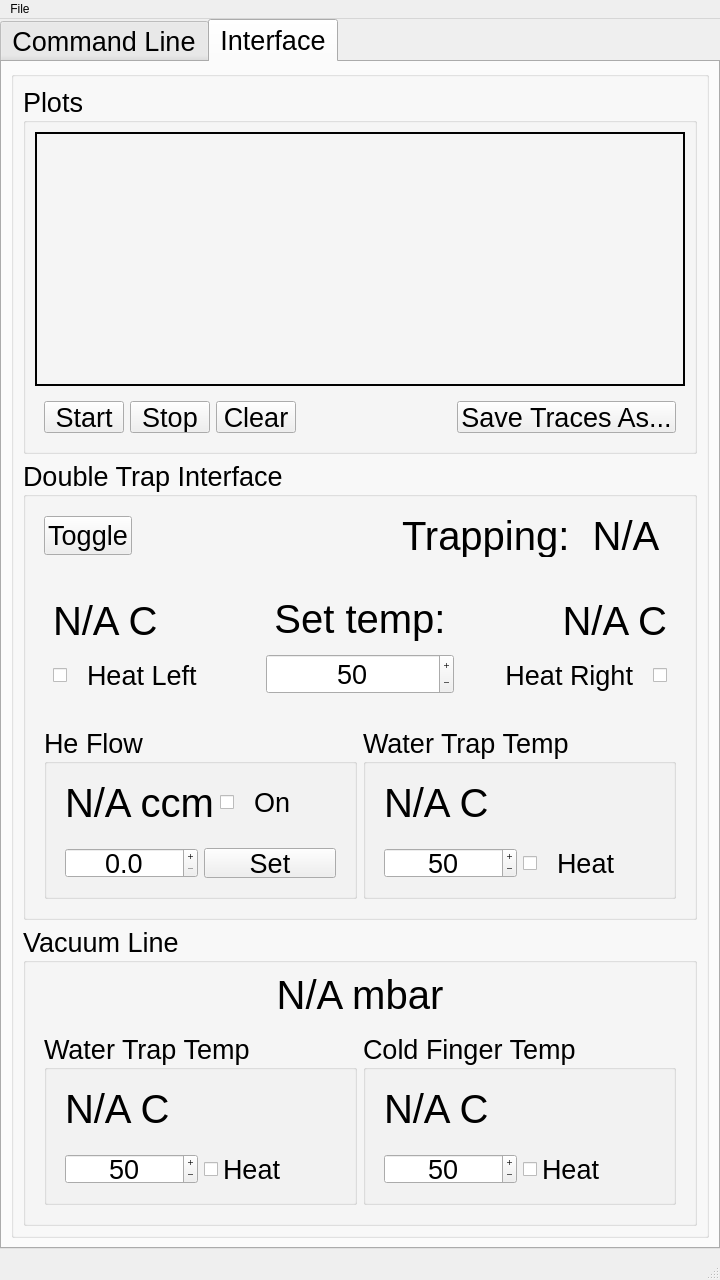
<?xml version="1.0" encoding="UTF-8"?>
<ui version="4.0">
 <class>MainWindow</class>
 <widget class="QMainWindow" name="MainWindow">
  <property name="geometry">
   <rect>
    <x>0</x>
    <y>0</y>
    <width>720</width>
    <height>1280</height>
   </rect>
  </property>
  <property name="minimumSize">
   <size>
    <width>720</width>
    <height>1280</height>
   </size>
  </property>
  <property name="maximumSize">
   <size>
    <width>720</width>
    <height>1280</height>
   </size>
  </property>
  <property name="windowTitle">
   <string>MainWindow</string>
  </property>
  <widget class="QWidget" name="centralwidget">
   <widget class="QTabWidget" name="mainTabs">
    <property name="geometry">
     <rect>
      <x>0</x>
      <y>0</y>
      <width>720</width>
      <height>1230</height>
     </rect>
    </property>
    <property name="minimumSize">
     <size>
      <width>720</width>
      <height>1230</height>
     </size>
    </property>
    <property name="maximumSize">
     <size>
      <width>720</width>
      <height>1248</height>
     </size>
    </property>
    <property name="font">
     <font>
      <pointsize>20</pointsize>
     </font>
    </property>
    <property name="currentIndex">
     <number>1</number>
    </property>
    <widget class="QWidget" name="tab">
     <attribute name="title">
      <string>Command Line</string>
     </attribute>
     <layout class="QHBoxLayout" name="horizontalLayout_4">
      <item>
       <widget class="QGroupBox" name="dialogGroupBox">
        <property name="title">
         <string/>
        </property>
        <layout class="QVBoxLayout" name="verticalLayout">
         <item>
          <widget class="QFrame" name="frame">
           <property name="frameShape">
            <enum>QFrame::NoFrame</enum>
           </property>
           <property name="frameShadow">
            <enum>QFrame::Raised</enum>
           </property>
           <layout class="QHBoxLayout" name="horizontalLayout_2">
            <item>
             <widget class="QLabel" name="label_3">
              <property name="font">
               <font>
                <pointsize>20</pointsize>
               </font>
              </property>
              <property name="text">
               <string>COM Port:</string>
              </property>
             </widget>
            </item>
            <item>
             <widget class="QLineEdit" name="portInput">
              <property name="font">
               <font>
                <pointsize>20</pointsize>
               </font>
              </property>
              <property name="text">
               <string>/dev/cu.usbmodem11201</string>
              </property>
             </widget>
            </item>
           </layout>
          </widget>
         </item>
         <item>
          <widget class="QFrame" name="frame_32">
           <property name="frameShape">
            <enum>QFrame::NoFrame</enum>
           </property>
           <property name="frameShadow">
            <enum>QFrame::Raised</enum>
           </property>
           <layout class="QHBoxLayout" name="horizontalLayout_21">
            <item>
             <widget class="QPushButton" name="connectButton">
              <property name="font">
               <font>
                <pointsize>20</pointsize>
               </font>
              </property>
              <property name="text">
               <string>Connect</string>
              </property>
             </widget>
            </item>
            <item>
             <spacer name="horizontalSpacer_15">
              <property name="orientation">
               <enum>Qt::Horizontal</enum>
              </property>
              <property name="sizeHint" stdset="0">
               <size>
                <width>100</width>
                <height>20</height>
               </size>
              </property>
             </spacer>
            </item>
            <item>
             <widget class="QPushButton" name="disconnectButton">
              <property name="font">
               <font>
                <pointsize>20</pointsize>
               </font>
              </property>
              <property name="text">
               <string>Disconnect</string>
              </property>
             </widget>
            </item>
           </layout>
          </widget>
         </item>
         <item>
          <widget class="QFrame" name="frame_2">
           <property name="frameShape">
            <enum>QFrame::NoFrame</enum>
           </property>
           <property name="frameShadow">
            <enum>QFrame::Raised</enum>
           </property>
           <layout class="QHBoxLayout" name="horizontalLayout_3">
            <item>
             <widget class="QLabel" name="label_4">
              <property name="font">
               <font>
                <pointsize>20</pointsize>
               </font>
              </property>
              <property name="text">
               <string>Command:</string>
              </property>
             </widget>
            </item>
            <item>
             <widget class="QLineEdit" name="commandInput">
              <property name="font">
               <font>
                <pointsize>20</pointsize>
               </font>
              </property>
             </widget>
            </item>
            <item>
             <widget class="QPushButton" name="sendButton">
              <property name="font">
               <font>
                <pointsize>20</pointsize>
               </font>
              </property>
              <property name="text">
               <string>Send</string>
              </property>
             </widget>
            </item>
           </layout>
          </widget>
         </item>
         <item>
          <widget class="QFrame" name="frame_3">
           <property name="frameShape">
            <enum>QFrame::NoFrame</enum>
           </property>
           <property name="frameShadow">
            <enum>QFrame::Raised</enum>
           </property>
           <layout class="QVBoxLayout" name="verticalLayout_2">
            <item>
             <widget class="QLabel" name="label_5">
              <property name="font">
               <font>
                <pointsize>20</pointsize>
               </font>
              </property>
              <property name="text">
               <string>Readback:</string>
              </property>
             </widget>
            </item>
            <item>
             <widget class="QPlainTextEdit" name="readbackBrowser"/>
            </item>
           </layout>
          </widget>
         </item>
         <item>
          <widget class="QFrame" name="frame_4">
           <property name="frameShape">
            <enum>QFrame::NoFrame</enum>
           </property>
           <property name="frameShadow">
            <enum>QFrame::Raised</enum>
           </property>
           <layout class="QHBoxLayout" name="horizontalLayout">
            <item>
             <widget class="QPushButton" name="clearButton">
              <property name="font">
               <font>
                <pointsize>20</pointsize>
               </font>
              </property>
              <property name="text">
               <string>Clear</string>
              </property>
             </widget>
            </item>
            <item>
             <spacer name="horizontalSpacer">
              <property name="orientation">
               <enum>Qt::Horizontal</enum>
              </property>
              <property name="sizeHint" stdset="0">
               <size>
                <width>128</width>
                <height>20</height>
               </size>
              </property>
             </spacer>
            </item>
            <item>
             <widget class="QPushButton" name="saveButton">
              <property name="font">
               <font>
                <pointsize>20</pointsize>
               </font>
              </property>
              <property name="text">
               <string>Save As...</string>
              </property>
             </widget>
            </item>
           </layout>
          </widget>
         </item>
        </layout>
       </widget>
      </item>
     </layout>
    </widget>
    <widget class="QWidget" name="tab_2">
     <attribute name="title">
      <string>Interface</string>
     </attribute>
     <layout class="QHBoxLayout" name="horizontalLayout_7">
      <item>
       <widget class="QGroupBox" name="groupBox_5">
        <layout class="QVBoxLayout" name="verticalLayout_3">
         <item>
          <widget class="QGroupBox" name="groupBox_3">
           <property name="font">
            <font>
             <pointsize>20</pointsize>
            </font>
           </property>
           <property name="title">
            <string>Plots</string>
           </property>
           <layout class="QVBoxLayout" name="verticalLayout_4">
            <item>
             <widget class="QFrame" name="mainPlot">
              <property name="frameShape">
               <enum>QFrame::WinPanel</enum>
              </property>
              <property name="frameShadow">
               <enum>QFrame::Plain</enum>
              </property>
              <property name="lineWidth">
               <number>1</number>
              </property>
              <property name="midLineWidth">
               <number>0</number>
              </property>
             </widget>
            </item>
            <item>
             <widget class="QFrame" name="frame_7">
              <property name="maximumSize">
               <size>
                <width>16777215</width>
                <height>50</height>
               </size>
              </property>
              <property name="frameShape">
               <enum>QFrame::NoFrame</enum>
              </property>
              <property name="frameShadow">
               <enum>QFrame::Raised</enum>
              </property>
              <layout class="QHBoxLayout" name="horizontalLayout_5">
               <item>
                <widget class="QPushButton" name="startPlotButton">
                 <property name="text">
                  <string>Start</string>
                 </property>
                </widget>
               </item>
               <item>
                <widget class="QPushButton" name="stopPlotButton">
                 <property name="text">
                  <string>Stop</string>
                 </property>
                </widget>
               </item>
               <item>
                <widget class="QPushButton" name="clearPlotButton">
                 <property name="text">
                  <string>Clear</string>
                 </property>
                </widget>
               </item>
               <item>
                <spacer name="horizontalSpacer_2">
                 <property name="orientation">
                  <enum>Qt::Horizontal</enum>
                 </property>
                 <property name="sizeHint" stdset="0">
                  <size>
                   <width>171</width>
                   <height>20</height>
                  </size>
                 </property>
                </spacer>
               </item>
               <item>
                <widget class="QPushButton" name="savePlotButton">
                 <property name="text">
                  <string>Save Traces As...</string>
                 </property>
                </widget>
               </item>
              </layout>
             </widget>
            </item>
           </layout>
          </widget>
         </item>
         <item>
          <widget class="QGroupBox" name="groupBox_2">
           <property name="minimumSize">
            <size>
             <width>0</width>
             <height>460</height>
            </size>
           </property>
           <property name="maximumSize">
            <size>
             <width>16777215</width>
             <height>460</height>
            </size>
           </property>
           <property name="font">
            <font>
             <pointsize>20</pointsize>
            </font>
           </property>
           <property name="title">
            <string>Double Trap Interface</string>
           </property>
           <layout class="QVBoxLayout" name="verticalLayout_11">
            <item>
             <widget class="QFrame" name="frame_8">
              <property name="minimumSize">
               <size>
                <width>0</width>
                <height>0</height>
               </size>
              </property>
              <property name="maximumSize">
               <size>
                <width>16777215</width>
                <height>60</height>
               </size>
              </property>
              <property name="frameShape">
               <enum>QFrame::NoFrame</enum>
              </property>
              <property name="frameShadow">
               <enum>QFrame::Raised</enum>
              </property>
              <layout class="QHBoxLayout" name="horizontalLayout_26">
               <item>
                <widget class="QPushButton" name="toggleTrapButton">
                 <property name="text">
                  <string>Toggle</string>
                 </property>
                </widget>
               </item>
               <item>
                <spacer name="horizontalSpacer_4">
                 <property name="orientation">
                  <enum>Qt::Horizontal</enum>
                 </property>
                 <property name="sizeHint" stdset="0">
                  <size>
                   <width>272</width>
                   <height>20</height>
                  </size>
                 </property>
                </spacer>
               </item>
               <item>
                <widget class="QLabel" name="label_6">
                 <property name="font">
                  <font>
                   <pointsize>30</pointsize>
                  </font>
                 </property>
                 <property name="text">
                  <string>Trapping:</string>
                 </property>
                </widget>
               </item>
               <item>
                <widget class="QLabel" name="labelDTTrapping">
                 <property name="minimumSize">
                  <size>
                   <width>100</width>
                   <height>0</height>
                  </size>
                 </property>
                 <property name="font">
                  <font>
                   <pointsize>30</pointsize>
                  </font>
                 </property>
                 <property name="text">
                  <string>N/A</string>
                 </property>
                 <property name="alignment">
                  <set>Qt::AlignCenter</set>
                 </property>
                </widget>
               </item>
              </layout>
             </widget>
            </item>
            <item>
             <widget class="QFrame" name="frame_9">
              <property name="minimumSize">
               <size>
                <width>0</width>
                <height>0</height>
               </size>
              </property>
              <property name="maximumSize">
               <size>
                <width>16777215</width>
                <height>150</height>
               </size>
              </property>
              <property name="font">
               <font>
                <pointsize>20</pointsize>
               </font>
              </property>
              <layout class="QHBoxLayout" name="horizontalLayout_29">
               <item>
                <widget class="QFrame" name="frame_23">
                 <property name="frameShape">
                  <enum>QFrame::NoFrame</enum>
                 </property>
                 <property name="frameShadow">
                  <enum>QFrame::Raised</enum>
                 </property>
                 <layout class="QVBoxLayout" name="verticalLayout_16">
                  <item>
                   <widget class="QLabel" name="labelDTLTemp">
                    <property name="font">
                     <font>
                      <pointsize>30</pointsize>
                      <italic>false</italic>
                      <bold>false</bold>
                      <strikeout>false</strikeout>
                     </font>
                    </property>
                    <property name="text">
                     <string>N/A C</string>
                    </property>
                    <property name="alignment">
                     <set>Qt::AlignLeading|Qt::AlignLeft|Qt::AlignVCenter</set>
                    </property>
                   </widget>
                  </item>
                  <item>
                   <widget class="QCheckBox" name="dtLeftCheckBox">
                    <property name="minimumSize">
                     <size>
                      <width>0</width>
                      <height>30</height>
                     </size>
                    </property>
                    <property name="text">
                     <string>  Heat Left</string>
                    </property>
                   </widget>
                  </item>
                 </layout>
                </widget>
               </item>
               <item>
                <widget class="QFrame" name="frame_33">
                 <property name="frameShape">
                  <enum>QFrame::NoFrame</enum>
                 </property>
                 <property name="frameShadow">
                  <enum>QFrame::Raised</enum>
                 </property>
                 <layout class="QVBoxLayout" name="verticalLayout_5">
                  <item>
                   <widget class="QLabel" name="labelDTLTemp_2">
                    <property name="font">
                     <font>
                      <pointsize>30</pointsize>
                      <italic>false</italic>
                      <bold>false</bold>
                      <strikeout>false</strikeout>
                     </font>
                    </property>
                    <property name="text">
                     <string>Set temp:</string>
                    </property>
                    <property name="alignment">
                     <set>Qt::AlignCenter</set>
                    </property>
                   </widget>
                  </item>
                  <item>
                   <widget class="QSpinBox" name="dtTempSpinBox">
                    <property name="minimumSize">
                     <size>
                      <width>0</width>
                      <height>30</height>
                     </size>
                    </property>
                    <property name="frame">
                     <bool>true</bool>
                    </property>
                    <property name="alignment">
                     <set>Qt::AlignCenter</set>
                    </property>
                    <property name="buttonSymbols">
                     <enum>QAbstractSpinBox::PlusMinus</enum>
                    </property>
                    <property name="maximum">
                     <number>150</number>
                    </property>
                    <property name="singleStep">
                     <number>5</number>
                    </property>
                    <property name="value">
                     <number>50</number>
                    </property>
                   </widget>
                  </item>
                 </layout>
                </widget>
               </item>
               <item>
                <widget class="QFrame" name="frame_34">
                 <property name="frameShape">
                  <enum>QFrame::NoFrame</enum>
                 </property>
                 <property name="frameShadow">
                  <enum>QFrame::Raised</enum>
                 </property>
                 <layout class="QVBoxLayout" name="verticalLayout_18">
                  <item>
                   <widget class="QLabel" name="labelDTRTemp">
                    <property name="font">
                     <font>
                      <pointsize>30</pointsize>
                      <italic>false</italic>
                      <bold>false</bold>
                      <strikeout>false</strikeout>
                     </font>
                    </property>
                    <property name="layoutDirection">
                     <enum>Qt::LeftToRight</enum>
                    </property>
                    <property name="text">
                     <string>N/A C</string>
                    </property>
                    <property name="alignment">
                     <set>Qt::AlignRight|Qt::AlignTrailing|Qt::AlignVCenter</set>
                    </property>
                   </widget>
                  </item>
                  <item>
                   <widget class="QCheckBox" name="dtRightCheckBox">
                    <property name="minimumSize">
                     <size>
                      <width>0</width>
                      <height>30</height>
                     </size>
                    </property>
                    <property name="layoutDirection">
                     <enum>Qt::RightToLeft</enum>
                    </property>
                    <property name="text">
                     <string>Heat Right  </string>
                    </property>
                   </widget>
                  </item>
                 </layout>
                </widget>
               </item>
              </layout>
             </widget>
            </item>
            <item>
             <widget class="QFrame" name="frame_17">
              <property name="minimumSize">
               <size>
                <width>0</width>
                <height>190</height>
               </size>
              </property>
              <property name="maximumSize">
               <size>
                <width>16777215</width>
                <height>190</height>
               </size>
              </property>
              <property name="frameShape">
               <enum>QFrame::NoFrame</enum>
              </property>
              <property name="frameShadow">
               <enum>QFrame::Raised</enum>
              </property>
              <layout class="QHBoxLayout" name="horizontalLayout_31">
               <item>
                <widget class="QGroupBox" name="groupBox_8">
                 <property name="minimumSize">
                  <size>
                   <width>0</width>
                   <height>150</height>
                  </size>
                 </property>
                 <property name="font">
                  <font>
                   <pointsize>20</pointsize>
                  </font>
                 </property>
                 <property name="title">
                  <string>He Flow</string>
                 </property>
                 <layout class="QVBoxLayout" name="verticalLayout_14">
                  <item>
                   <widget class="QFrame" name="frame_35">
                    <property name="frameShape">
                     <enum>QFrame::NoFrame</enum>
                    </property>
                    <property name="frameShadow">
                     <enum>QFrame::Raised</enum>
                    </property>
                    <layout class="QHBoxLayout" name="horizontalLayout_32">
                     <item>
                      <widget class="QLabel" name="labelHeFlow">
                       <property name="font">
                        <font>
                         <pointsize>30</pointsize>
                        </font>
                       </property>
                       <property name="text">
                        <string>N/A ccm</string>
                       </property>
                      </widget>
                     </item>
                     <item>
                      <widget class="QCheckBox" name="HeFlowCheckBox">
                       <property name="text">
                        <string>  On</string>
                       </property>
                      </widget>
                     </item>
                    </layout>
                   </widget>
                  </item>
                  <item>
                   <widget class="QFrame" name="frame_21">
                    <property name="maximumSize">
                     <size>
                      <width>16777215</width>
                      <height>50</height>
                     </size>
                    </property>
                    <property name="frameShape">
                     <enum>QFrame::NoFrame</enum>
                    </property>
                    <property name="frameShadow">
                     <enum>QFrame::Raised</enum>
                    </property>
                    <layout class="QHBoxLayout" name="horizontalLayout_28">
                     <item>
                      <widget class="QDoubleSpinBox" name="HeFlowSpinBox">
                       <property name="minimumSize">
                        <size>
                         <width>0</width>
                         <height>30</height>
                        </size>
                       </property>
                       <property name="frame">
                        <bool>true</bool>
                       </property>
                       <property name="alignment">
                        <set>Qt::AlignCenter</set>
                       </property>
                       <property name="buttonSymbols">
                        <enum>QAbstractSpinBox::PlusMinus</enum>
                       </property>
                       <property name="decimals">
                        <number>1</number>
                       </property>
                       <property name="maximum">
                        <double>100.000000000000000</double>
                       </property>
                      </widget>
                     </item>
                     <item>
                      <widget class="QPushButton" name="setHeFlowButton">
                       <property name="minimumSize">
                        <size>
                         <width>0</width>
                         <height>30</height>
                        </size>
                       </property>
                       <property name="text">
                        <string>Set</string>
                       </property>
                      </widget>
                     </item>
                    </layout>
                   </widget>
                  </item>
                 </layout>
                </widget>
               </item>
               <item>
                <widget class="QGroupBox" name="groupBox_7">
                 <property name="font">
                  <font>
                   <pointsize>20</pointsize>
                  </font>
                 </property>
                 <property name="title">
                  <string>Water Trap Temp</string>
                 </property>
                 <layout class="QVBoxLayout" name="verticalLayout_12">
                  <item>
                   <widget class="QFrame" name="frame_15">
                    <property name="frameShape">
                     <enum>QFrame::NoFrame</enum>
                    </property>
                    <property name="frameShadow">
                     <enum>QFrame::Raised</enum>
                    </property>
                    <layout class="QHBoxLayout" name="horizontalLayout_25">
                     <item>
                      <widget class="QLabel" name="labelWT2Temp">
                       <property name="font">
                        <font>
                         <pointsize>30</pointsize>
                        </font>
                       </property>
                       <property name="text">
                        <string>N/A C</string>
                       </property>
                      </widget>
                     </item>
                    </layout>
                   </widget>
                  </item>
                  <item>
                   <widget class="QFrame" name="frame_19">
                    <property name="maximumSize">
                     <size>
                      <width>16777215</width>
                      <height>50</height>
                     </size>
                    </property>
                    <property name="frameShape">
                     <enum>QFrame::NoFrame</enum>
                    </property>
                    <property name="frameShadow">
                     <enum>QFrame::Raised</enum>
                    </property>
                    <layout class="QHBoxLayout" name="horizontalLayout_27">
                     <item>
                      <widget class="QSpinBox" name="wt2TempSpinBox">
                       <property name="minimumSize">
                        <size>
                         <width>0</width>
                         <height>30</height>
                        </size>
                       </property>
                       <property name="frame">
                        <bool>true</bool>
                       </property>
                       <property name="alignment">
                        <set>Qt::AlignCenter</set>
                       </property>
                       <property name="buttonSymbols">
                        <enum>QAbstractSpinBox::PlusMinus</enum>
                       </property>
                       <property name="maximum">
                        <number>150</number>
                       </property>
                       <property name="singleStep">
                        <number>5</number>
                       </property>
                       <property name="value">
                        <number>50</number>
                       </property>
                      </widget>
                     </item>
                     <item>
                      <widget class="QCheckBox" name="wt2HeatCheckBox">
                       <property name="minimumSize">
                        <size>
                         <width>0</width>
                         <height>30</height>
                        </size>
                       </property>
                       <property name="text">
                        <string>  Heat</string>
                       </property>
                      </widget>
                     </item>
                    </layout>
                   </widget>
                  </item>
                 </layout>
                </widget>
               </item>
              </layout>
             </widget>
            </item>
           </layout>
          </widget>
         </item>
         <item>
          <widget class="QGroupBox" name="groupBox">
           <property name="maximumSize">
            <size>
             <width>15000</width>
             <height>300</height>
            </size>
           </property>
           <property name="font">
            <font>
             <pointsize>20</pointsize>
            </font>
           </property>
           <property name="title">
            <string>Vacuum Line</string>
           </property>
           <layout class="QVBoxLayout" name="verticalLayout_8">
            <item>
             <widget class="QLabel" name="labelVacuum">
              <property name="font">
               <font>
                <pointsize>30</pointsize>
               </font>
              </property>
              <property name="text">
               <string>N/A mbar</string>
              </property>
              <property name="alignment">
               <set>Qt::AlignCenter</set>
              </property>
             </widget>
            </item>
            <item>
             <widget class="QFrame" name="frame_14">
              <property name="frameShape">
               <enum>QFrame::NoFrame</enum>
              </property>
              <property name="frameShadow">
               <enum>QFrame::Raised</enum>
              </property>
              <layout class="QHBoxLayout" name="horizontalLayout_6">
               <item>
                <widget class="QGroupBox" name="groupBox_10">
                 <property name="font">
                  <font>
                   <pointsize>20</pointsize>
                  </font>
                 </property>
                 <property name="title">
                  <string>Water Trap Temp</string>
                 </property>
                 <layout class="QVBoxLayout" name="verticalLayout_30">
                  <item>
                   <widget class="QFrame" name="frame_36">
                    <property name="frameShape">
                     <enum>QFrame::NoFrame</enum>
                    </property>
                    <property name="frameShadow">
                     <enum>QFrame::Raised</enum>
                    </property>
                    <layout class="QHBoxLayout" name="horizontalLayout_33">
                     <item>
                      <widget class="QLabel" name="labelWT1Temp">
                       <property name="font">
                        <font>
                         <pointsize>30</pointsize>
                        </font>
                       </property>
                       <property name="text">
                        <string>N/A C</string>
                       </property>
                      </widget>
                     </item>
                    </layout>
                   </widget>
                  </item>
                  <item>
                   <widget class="QFrame" name="frame_37">
                    <property name="maximumSize">
                     <size>
                      <width>16777215</width>
                      <height>50</height>
                     </size>
                    </property>
                    <property name="frameShape">
                     <enum>QFrame::NoFrame</enum>
                    </property>
                    <property name="frameShadow">
                     <enum>QFrame::Raised</enum>
                    </property>
                    <layout class="QHBoxLayout" name="horizontalLayout_34">
                     <item>
                      <widget class="QSpinBox" name="wt1TempSpinBox">
                       <property name="minimumSize">
                        <size>
                         <width>0</width>
                         <height>30</height>
                        </size>
                       </property>
                       <property name="frame">
                        <bool>true</bool>
                       </property>
                       <property name="alignment">
                        <set>Qt::AlignCenter</set>
                       </property>
                       <property name="buttonSymbols">
                        <enum>QAbstractSpinBox::PlusMinus</enum>
                       </property>
                       <property name="maximum">
                        <number>150</number>
                       </property>
                       <property name="singleStep">
                        <number>5</number>
                       </property>
                       <property name="value">
                        <number>50</number>
                       </property>
                      </widget>
                     </item>
                     <item>
                      <widget class="QCheckBox" name="wt1HeatCheckBox">
                       <property name="minimumSize">
                        <size>
                         <width>0</width>
                         <height>30</height>
                        </size>
                       </property>
                       <property name="text">
                        <string>Heat</string>
                       </property>
                      </widget>
                     </item>
                    </layout>
                   </widget>
                  </item>
                 </layout>
                </widget>
               </item>
               <item>
                <widget class="QGroupBox" name="groupBox_11">
                 <property name="font">
                  <font>
                   <pointsize>20</pointsize>
                  </font>
                 </property>
                 <property name="title">
                  <string>Cold Finger Temp</string>
                 </property>
                 <layout class="QVBoxLayout" name="verticalLayout_33">
                  <item>
                   <widget class="QFrame" name="frame_38">
                    <property name="frameShape">
                     <enum>QFrame::NoFrame</enum>
                    </property>
                    <property name="frameShadow">
                     <enum>QFrame::Raised</enum>
                    </property>
                    <layout class="QHBoxLayout" name="horizontalLayout_35">
                     <item>
                      <widget class="QLabel" name="labelCFTemp">
                       <property name="font">
                        <font>
                         <pointsize>30</pointsize>
                        </font>
                       </property>
                       <property name="text">
                        <string>N/A C</string>
                       </property>
                      </widget>
                     </item>
                    </layout>
                   </widget>
                  </item>
                  <item>
                   <widget class="QFrame" name="frame_39">
                    <property name="maximumSize">
                     <size>
                      <width>16777215</width>
                      <height>50</height>
                     </size>
                    </property>
                    <property name="frameShape">
                     <enum>QFrame::NoFrame</enum>
                    </property>
                    <property name="frameShadow">
                     <enum>QFrame::Raised</enum>
                    </property>
                    <layout class="QHBoxLayout" name="horizontalLayout_36">
                     <item>
                      <widget class="QSpinBox" name="cfTempSpinBox">
                       <property name="minimumSize">
                        <size>
                         <width>0</width>
                         <height>30</height>
                        </size>
                       </property>
                       <property name="frame">
                        <bool>true</bool>
                       </property>
                       <property name="alignment">
                        <set>Qt::AlignCenter</set>
                       </property>
                       <property name="buttonSymbols">
                        <enum>QAbstractSpinBox::PlusMinus</enum>
                       </property>
                       <property name="maximum">
                        <number>150</number>
                       </property>
                       <property name="singleStep">
                        <number>5</number>
                       </property>
                       <property name="value">
                        <number>50</number>
                       </property>
                      </widget>
                     </item>
                     <item>
                      <widget class="QCheckBox" name="cfHeatCheckBox">
                       <property name="minimumSize">
                        <size>
                         <width>0</width>
                         <height>30</height>
                        </size>
                       </property>
                       <property name="text">
                        <string>Heat</string>
                       </property>
                      </widget>
                     </item>
                    </layout>
                   </widget>
                  </item>
                 </layout>
                </widget>
               </item>
              </layout>
             </widget>
            </item>
           </layout>
          </widget>
         </item>
        </layout>
       </widget>
      </item>
     </layout>
    </widget>
   </widget>
  </widget>
  <widget class="QMenuBar" name="menubar">
   <property name="geometry">
    <rect>
     <x>0</x>
     <y>0</y>
     <width>720</width>
     <height>24</height>
    </rect>
   </property>
   <widget class="QMenu" name="menuFile">
    <property name="title">
     <string>File</string>
    </property>
    <widget class="QMenu" name="menuOpen">
     <property name="title">
      <string>Open</string>
     </property>
     <addaction name="actionOpenDialog"/>
     <addaction name="actionOpenTraces"/>
    </widget>
    <widget class="QMenu" name="menuSave">
     <property name="title">
      <string>Save</string>
     </property>
     <addaction name="actionSaveDialog"/>
     <addaction name="actionSaveTraces"/>
    </widget>
    <addaction name="menuOpen"/>
    <addaction name="menuSave"/>
   </widget>
   <addaction name="menuFile"/>
  </widget>
  <widget class="QStatusBar" name="statusbar"/>
  <action name="actionOpenDialog">
   <property name="text">
    <string>Dialog</string>
   </property>
  </action>
  <action name="actionSaveDialog">
   <property name="text">
    <string>Dialog</string>
   </property>
  </action>
  <action name="actionOpenTraces">
   <property name="text">
    <string>Traces</string>
   </property>
  </action>
  <action name="actionSaveTraces">
   <property name="text">
    <string>Traces</string>
   </property>
  </action>
 </widget>
 <resources/>
 <connections/>
</ui>
